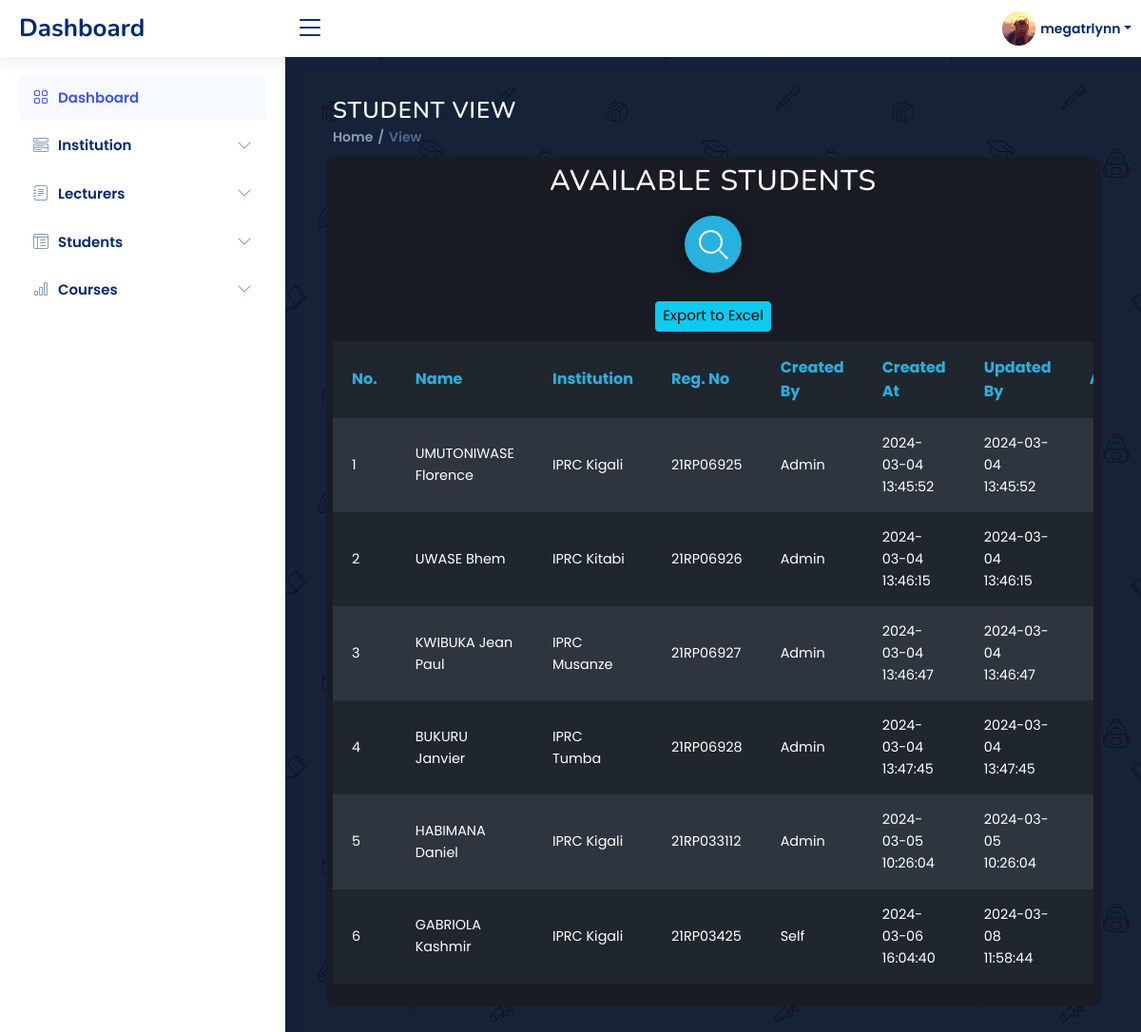
The app's page /dashboard/view3.php (signed in) with its own data.
### tables this page shows
CREATE TABLE `students` (
  `id` int(11) NOT NULL,
  `institution_id` int(11) DEFAULT NULL,
  `name` varchar(255) DEFAULT NULL,
  `users_id` int(11) DEFAULT NULL,
  `reg_no` varchar(50) DEFAULT NULL,
  `role_id` int(11) DEFAULT NULL,
  `created_by` varchar(255) DEFAULT NULL,
  `created_at` timestamp NOT NULL DEFAULT current_timestamp(),
  `updated_at` timestamp NOT NULL DEFAULT current_timestamp() ON UPDATE current_timestamp()
);

CREATE TABLE `institution` (
  `id` int(11) NOT NULL,
  `name` varchar(255) DEFAULT NULL,
  `physical_codes` varchar(255) DEFAULT NULL,
  `email` varchar(255) DEFAULT NULL,
  `phone` varchar(20) DEFAULT NULL,
  `created_by` varchar(255) DEFAULT NULL,
  `created_at` timestamp NOT NULL DEFAULT current_timestamp(),
  `updated_at` timestamp NOT NULL DEFAULT current_timestamp() ON UPDATE current_timestamp()
);

### dashboard/view3.php (the view, shortened to what this page needs)
<!DOCTYPE html>
<html lang="en">
<head>
  <link href="assets/vendor/bootstrap/css/bootstrap.min.css" rel="stylesheet">
  <link href="assets/vendor/bootstrap-icons/bootstrap-icons.css" rel="stylesheet">
  <link href="assets/vendor/boxicons/css/boxicons.min.css" rel="stylesheet">
  <link href="assets/vendor/quill/quill.snow.css" rel="stylesheet">
  <link href="assets/vendor/quill/quill.bubble.css" rel="stylesheet">
  <link href="assets/vendor/remixicon/remixicon.css" rel="stylesheet">
  <link href="assets/vendor/simple-datatables/style.css" rel="stylesheet">
  <link href="assets/css/style.css" rel="stylesheet">
  <link href="assets/css/style2.css" rel="stylesheet">
</head>
<body>
  <header id="header" class="header fixed-top d-flex align-items-center">
    <div class="d-flex align-items-center justify-content-between">
      <a href="dashboard.php" class="logo d-flex align-items-center">
        <span class="d-none d-lg-block">Dashboard</span>
      </a>
      <i class="bi bi-list toggle-sidebar-btn"></i>
    </div>
    <nav class="header-nav ms-auto">
      <ul class="d-flex align-items-center">
        <li class="nav-item dropdown pe-3">
          <a class="nav-link nav-profile d-flex align-items-center pe-0" href="#" data-bs-toggle="dropdown">
            <img src="assets/img/img1.png" alt="Profile" class="rounded-circle">
            <span class="d-none d-md-block dropdown-toggle ps-2"><?php echo $_SESSION['username']; ?></span>
          </a>
        </li>
      </ul>
    </nav>
  </header>
  <aside id="sidebar" class="sidebar">
    <ul class="sidebar-nav" id="sidebar-nav">
      <li class="nav-item">
        <a class="nav-link " href="dashboard.php">
          <i class="bi bi-grid"></i>
          <span>Dashboard</span>
        </a>
      </li>
      <li class="nav-item">
        <a class="nav-link collapsed" data-bs-target="#components-nav" data-bs-toggle="collapse" href="#">
          <i class="bi bi-menu-button-wide"></i><span>Institution</span><i class="bi bi-chevron-down ms-auto"></i>
        </a>
      </li>
      <li class="nav-item">
        <a class="nav-link collapsed" data-bs-target="#forms-nav" data-bs-toggle="collapse" href="#">
          <i class="bi bi-journal-text"></i><span>Lecturers</span><i class="bi bi-chevron-down ms-auto"></i>
        </a>
      </li>
      <li class="nav-item">
        <a class="nav-link collapsed" data-bs-target="#tables-nav" data-bs-toggle="collapse" href="#">
          <i class="bi bi-layout-text-window-reverse"></i><span>Students</span><i class="bi bi-chevron-down ms-auto"></i>
        </a>
      </li>
      <li class="nav-item">
        <a class="nav-link collapsed" data-bs-target="#charts-nav" data-bs-toggle="collapse" href="#">
          <i class="bi bi-bar-chart"></i><span>Courses</span><i class="bi bi-chevron-down ms-auto"></i>
        </a>
      </li>
    </ul>
  </aside>
  <main id="main" class="main">
    <div class="pagetitle">
      <h1 style="color: white; text-align: left;">Student View</h1>
      <nav>
        <ol class="breadcrumb">
          <li class="breadcrumb-item"><a href="dashboard.php">Home</a></li>
          <li class="breadcrumb-item active">View</li>
        </ol>
      </nav>
    </div>
    <div class="row">
      <div class="col-md-12" id="maincont">
        <h1 style="color: white; margin-top: 5px; margin-bottom: -5px;">Available Students</h1>
        <div class="table-1" style="overflow: auto; max-width: 100%;">
          <?php
          include 'phpback/dbconn.php';
            $stmt = $pdo->query("SELECT * FROM students");
            $institutions = $stmt->fetchAll(PDO::FETCH_ASSOC);
          ?>
            <div class="cont">
              <div class="container-1">
                <div class="search"></div>
              </div>
            </div>
            <table id="data-table" style="table-layout: auto;">
              <tbody>
                <tr>
                  <th>No.</th>
                  <th>Name</th>
                  <th>Institution</th>
                  <th>Reg. No</th>
                  <th>Created By</th>
                  <th>Created At</th>
                  <th>Updated By</th>
                  <th>Action</th>
                  <center><button class="btn btn-info btn-rounded mt-3 mb-3" style="font-size: 15px; " id="export-btn">Export to Excel</button></center>
                </tr>
                <tr>
                <?php
                $i = 1;
                foreach ($institutions as $institution): ?>
                  <td data-th="No."><?php echo $i; ?></td>
                  <td data-th="Name"><?php echo $institution['name']; ?></td>
                      <?php
                      $institution_id = $institution['institution_id'];
                      $stmt_inst = $pdo->prepare("SELECT name FROM institution WHERE id = :institution_id");
                      $stmt_inst->execute(['institution_id' => $institution_id]);
                      $institution_name = $stmt_inst->fetchColumn();
                      ?>
                  <td data-th="Institution"><?php echo $institution_name; ?></td>
                  <td data-th="Reg. No"><?php echo $institution['reg_no']; ?></td>
                  <td data-th="Created By"><?php echo $institution['created_by']; ?></td>
                  <td data-th="Created At"><?php echo $institution['created_at']; ?></td>
                  <td data-th="Updated At"><?php echo $institution['updated_at']; ?></td>
                  <td data-th="Action">
                        <div class="container-button" style="width: auto; text-align: center; display: flex;">
                          <form action="phpback/delete_student.php" method="post">
                          </form>
                        </div>
                  </td>
                </tr>
                <?php
                $i++;
                endforeach; ?>
              </tbody>
            </table>
          </div>
      </div>
    </div>
  </main>
</body>
</html>

### dashboard/assets/css/style.css (style rules this page uses)
:root { scroll-behavior: smooth; }
body { font-family: "Open Sans", sans-serif; background: #f6f9ff; color: #444444; }
a { color: #4154f1; text-decoration: none; }
h1, h2, h3, h4, h5, h6 { font-family: "Nunito", sans-serif; }
#maincont { border-radius: 10px; }
#main { margin-top: 60px; padding: 20px 30px; transition: all 0.3s; }
.pagetitle { margin-bottom: 10px; }
.pagetitle h1 { font-size: 24px; margin-bottom: 0; font-weight: 600; color: #012970; }
.breadcrumb { font-size: 14px; font-family: "Nunito", sans-serif; color: #899bbd; font-weight: 600; }
.breadcrumb a { color: #899bbd; transition: 0.3s; }
.breadcrumb .breadcrumb-item::before { color: #899bbd; }
.breadcrumb .active { color: #51678f; font-weight: 600; }
.logo { line-height: 1; }
@media (min-width: 1200px) { .logo { width: 280px; } }
.logo span { font-size: 26px; font-weight: 700; color: #012970; font-family: "Nunito", sans-serif; }
.header { transition: all 0.5s; z-index: 997; height: 60px; box-shadow: 0px 2px 20px rgba(1, 41, 112, 0.1); background-color: #fff; padding-left: 20px; }
.header .toggle-sidebar-btn { font-size: 32px; padding-left: 10px; cursor: pointer; color: #012970; }
.header-nav ul { list-style: none; }
.header-nav>ul { margin: 0; padding: 0; }
.header-nav .nav-profile { color: #012970; }
.header-nav .nav-profile img { max-height: 36px; }
.header-nav .nav-profile span { font-size: 14px; font-weight: 600; }
.sidebar { position: fixed; top: 60px; left: 0; bottom: 0; width: 300px; z-index: 996; transition: all 0.3s; padding: 20px; overflow-y: auto; scrollbar-width: thin; scrollbar-color: #aab7cf transparent; box-shadow: 0px 0px 20px rgba(1, 41, 112, 0.1); background-color: #fff; }
@media (min-width: 1200px) { #main, #footer { margin-left: 300px; } }
.sidebar-nav { padding: 0; margin: 0; list-style: none; }
.sidebar-nav li { padding: 0; margin: 0; list-style: none; }
.sidebar-nav .nav-item { margin-bottom: 5px; }
.sidebar-nav .nav-link { display: flex; align-items: center; font-size: 15px; font-weight: 600; color: #4154f1; transition: 0.3; background: #f6f9ff; padding: 10px 15px; border-radius: 4px; }
.sidebar-nav .nav-link i { font-size: 16px; margin-right: 10px; color: #4154f1; }
.sidebar-nav .nav-link.collapsed { color: #012970; background: #fff; }
.sidebar-nav .nav-link.collapsed i { color: #899bbd; }
.sidebar-nav .nav-link .bi-chevron-down { margin-right: 0; transition: transform 0.2s ease-in-out; }

### dashboard/assets/css/style2.css (style rules this page uses)
#maincont { border-radius: 10px; background-color: rgb(25, 28, 37); width: 100%; }
html { font-size: 62.5%; }
body { font-size: 1.6rem; line-height: 1.6; color: #20262e; background-color: #28b1de; -webkit-font-smoothing: antialiased; -moz-osx-font-smoothing: grayscale; }
h1 { text-align: center; font-size: 3rem; color: rgba(255, 255, 255, .8); text-transform: uppercase; line-height: 1.375; margin: 0 0 2.4rem 0; letter-spacing: 1px }
table { width: 100%; min-width: 300px; margin-bottom: 2.4rem; background-color: #20262e; color: #fff; overflow: hidden; }
table tr:nth-child(even) { background-color: rgb(46, 53, 62); }
table th, table td:before { color: #28b1de; }
table th { display: none; }
table th, table td { margin: .5rem 2rem; text-align: left; }
table td { display: block; font-size: 90%; }
table td:first-child { padding-top: 1rem; }
table td:last-child { padding-bottom: 1rem; }
table td:before { content: attr(data-th) ':\00a0'; font-weight: bold; min-width: 8rem; display: inline-block; }
@media (min-width: 600px) { table td:before { display: none; } }
@media (min-width: 600px) { table th, table td { display: table-cell; } }
@media (min-width: 600px) { table th, table td, table td:first-child, table td:last-child { padding: 1.5rem 2rem; } }
* { margin: 0; padding: 0; box-sizing: border-box; font-family: "Poppins", sans-serif; }
body { min-height: 80vh; display: relative; align-items: center; justify-content: center; padding: 20px; background-image: url(../../../assets/images/courses-bg.jpg); }

### records on screen
students: name "UMUTONIWASE Florence", institution.name "IPRC Kigali", reg_no "21RP06925", created_by "Admin", created_at "2024-03-04 13:45:52", updated_at "2024-03-04 13:45:52"
students: name "UWASE Bhem", institution.name "IPRC Kitabi", reg_no "21RP06926", created_by "Admin", created_at "2024-03-04 13:46:15", updated_at "2024-03-04 13:46:15"
students: name "KWIBUKA Jean Paul", institution.name "IPRC Musanze", reg_no "21RP06927", created_by "Admin", created_at "2024-03-04 13:46:47", updated_at "2024-03-04 13:46:47"
students: name "BUKURU Janvier", institution.name "IPRC Tumba", reg_no "21RP06928", created_by "Admin", created_at "2024-03-04 13:47:45", updated_at "2024-03-04 13:47:45"
students: name "HABIMANA Daniel", institution.name "IPRC Kigali", reg_no "21RP033112", created_by "Admin", created_at "2024-03-05 10:26:04", updated_at "2024-03-05 10:26:04"
students: name "GABRIOLA Kashmir", institution.name "IPRC Kigali", reg_no "21RP03425", created_by "Self", created_at "2024-03-06 16:04:40", updated_at "2024-03-08 11:58:44"

### other values on screen
$_SESSION['username'] "megatrlynn"
